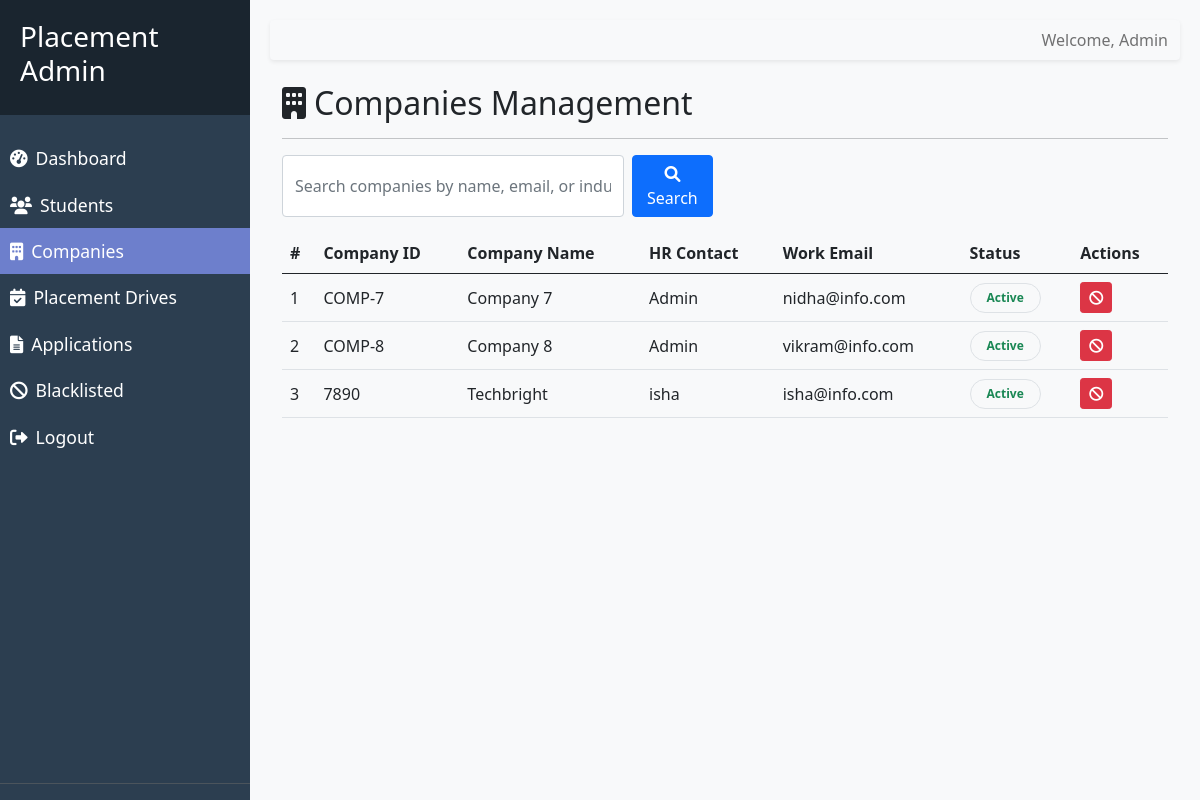
/admin/companies (signed in), run on the app's committed database.
### models/company_profile.py (models this page shows, shortened)
class CompanyProfile(db.Model):
    __tablename__ = "company_profiles"
    id = db.Column(db.Integer, primary_key=True)
    account_id = db.Column(db.Integer, db.ForeignKey("accounts.id"), unique=True, nullable=False)
    name = db.Column(db.String(255), nullable=False)
    company_id_field = db.Column(db.String(100), unique=True, nullable=False)
    website_url = db.Column(db.String(255), nullable=True)
    industry_type = db.Column(db.String(255), nullable=True)
    location = db.Column(db.String(255), nullable=True)
    approval_status = db.Column(
        db.Enum(ApprovalAction),
        nullable=False,
        default=ApprovalAction.PENDING,
        index=True
    )
    hr_contact = db.Column(db.String(255), nullable=False)
    work_email = db.Column(db.String(255), unique=True, nullable=False)

### models/account.py (models this page shows, shortened)
class Account(db.Model):
    __tablename__ = "accounts"
    id = db.Column(db.Integer, primary_key=True)
    login_identifier = db.Column(db.String(255), unique=True, nullable=False)
    password_hash = db.Column(db.String(255), nullable=False)
    role = db.Column(db.String(50), nullable=False)
    account_state = db.Column(
        db.String(50),
        nullable=False,
        default=AccountState.PENDING_VERIFICATION.value,
    )
    student_profile = db.relationship("StudentProfile", backref="account", lazy=True, uselist=False, cascade="all, delete-orphan")
    company_profile = db.relationship("CompanyProfile", backref="account", lazy=True, uselist=False, cascade="all, delete-orphan")
    created_at = db.Column(
        db.DateTime,
        nullable=False,
        default=datetime.now,
    )
    last_login_at = db.Column(db.DateTime, nullable=True)

### routes/moderation_routes.py (the view, shortened to what this page needs)
@admin_bp.route("/companies", endpoint="companies")
def list_corporate_partners():
    search_query = request.args.get('q', '').strip()
    from models import CompanyProfile
    query = CompanyProfile.query.join(Account).filter(Account.role == AccountRole.COMPANY.value)
    company_profiles = query.all()
    return render_template("admin/companies.html", companies=company_profiles, search_query=search_query)

### routes/moderation_routes.py (called while the page is built)
@admin_bp.before_request
def admin_required():
    if session.get("role") != "admin":
        return redirect(url_for("auth.admin_login"))

### templates/admin/companies.html (shortened to what this page needs)
{% extends 'base_admin.html' %}
{% block content %}
<div class="container-fluid">
    <div class="row">
        <div class="col-12">
            <h2><i class="fas fa-building me-2"></i>Companies Management</h2>
            <hr>
            <div class="row mb-3">
                <div class="col-md-6">
                    <form action="{{ url_for('admin.companies') }}" method="GET" class="d-flex">
                        <input type="text" name="q" class="form-control me-2"
                            placeholder="Search companies by name, email, or industry..."
                            value="{{ search_query or '' }}">
                        <button type="submit" class="btn btn-primary"><i class="fas fa-search"></i> Search</button>
                    </form>
                </div>
            </div>
            <div class="portal-panel mt-3">
                <div class="table-responsive">
                    <table class="table table-hover align-middle mb-0">
                        <thead class="bg-light border-bottom">
                            <tr>
                                <th>#</th>
                                <th>Company ID</th>
                                <th>Company Name</th>
                                <th>HR Contact</th>
                                <th>Work Email</th>
                                <th>Status</th>
                                <th>Actions</th>
                            </tr>
                        </thead>
                        <tbody>
                            {% for company in companies %}
                            <tr>
                                <td>{{ loop.index }}</td>
                                <td>{{ company.company_id_field }}</td>
                                <td>{{ company.name }}</td>
                                <td>{{ company.hr_contact }}</td>
                                <td>{{ company.work_email }}</td>
                                <td>
                                    {{ company.account.account_state | status_badge }}
                                </td>
                                <td>
                                    <div class="d-flex gap-1">
                                        <form
                                            action="{{ url_for('admin.blacklist_entity', entity_type='company', entity_id=company.id) }}"
                                            method="POST" class="d-inline">
                                            <button type="submit" class="btn btn-sm btn-danger" title="Blacklist"
                                                onclick="return confirm('Are you sure you want to blacklist this company?')">
                                                <i class="fas fa-ban"></i>
                                            </button>
                                        </form>
                                    </div>
                                </td>
                            </tr>
                            {% endfor %}
                        </tbody>
                    </table>
                </div>
            </div>
        </div>
    </div>
    {% endblock %}

### templates/base_admin.html (style rules this page uses)
body { display: flex; min-height: 100vh; background-color: #f8f9fa; }

### data on the page
CompanyProfile: company_id_field "COMP-7", name "Company 7", hr_contact "Admin", work_email "nidha@info.com", account.account_state|status_badge "Active"
CompanyProfile: company_id_field "COMP-8", name "Company 8", hr_contact "Admin", work_email "vikram@info.com", account.account_state|status_badge "Active"
CompanyProfile: company_id_field "7890", name "Techbright", hr_contact "isha", work_email "isha@info.com", account.account_state|status_badge "Active"
